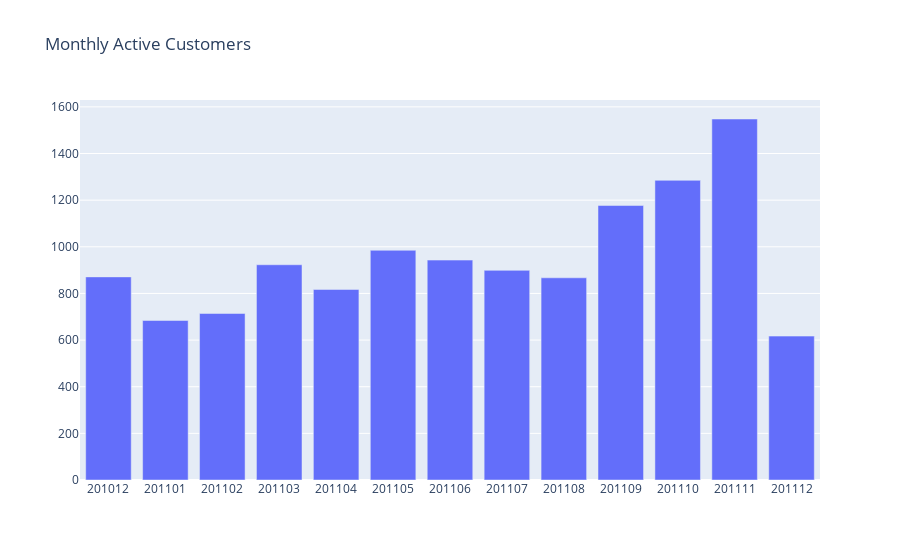

The notebook cell this image was saved under:
### Code cell
#MonthlyActiveUsersinUK

df_uk = df.query("Country=='United Kingdom'").reset_index(drop=True)

df_monthlyactive = df_uk.groupby(['InvoiceYearMonth'])['CustomerID'].nunique().reset_index()
print(df_monthlyactive)

plot_data = [
    go.Bar(
        x=df_monthlyactive['InvoiceYearMonth'],
        y=df_monthlyactive['CustomerID'],
    )
]

plot_layout = go.Layout(
        xaxis={"type": "category"},
        title='Monthly Active Customers'
    )

fig = go.Figure(data=plot_data, layout=plot_layout)
py_off.iplot(fig)

### Figure 1 — Plotly figure (JSON) as saved in the notebook; plotly's stock layout.template omitted (floating-point values rounded to 4 significant figures)
{"data": [{"type": "bar", "x": [201012, 201101, 201102, 201103, 201104, 201105, 201106, 201107, 201108, 201109, 201110, 201111, 201112], "y": [871, 684, 714, 923, 817, 985, 943, 899, 867, 1177, 1285, 1548, 617]}], "layout": {"title": {"text": "Monthly Active Customers"}, "xaxis": {"type": "category"}}}
